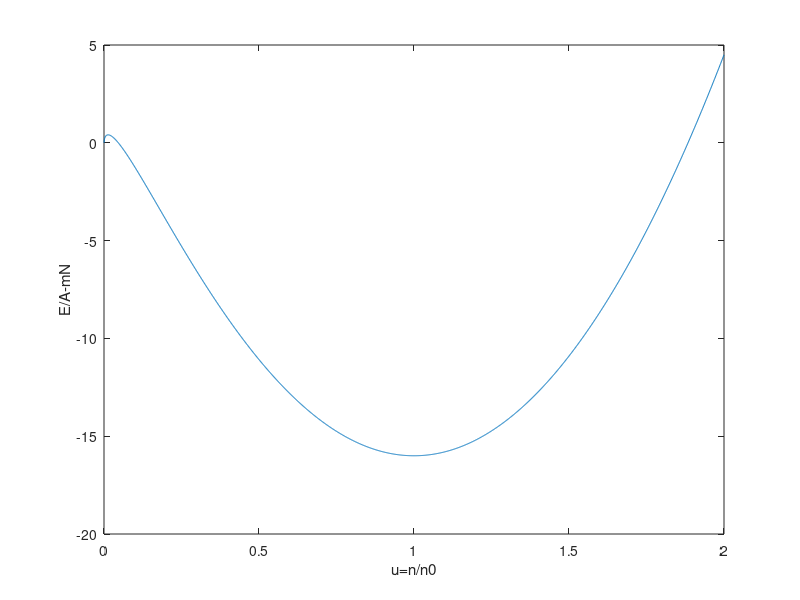

The MATLAB script that drew this image:
function svar = symmetricnuclearplot()

EF=22.1; %MeV
A=-126.0631; %MeV
B=73.2298; %MeV
sigma=1.9372
%particle density
u=[0:0.001:2];
%energy per particle less its rest mass
svar=EF*u.^(2/3)+(A.*u)/2+(B*(u.^(sigma)))/(sigma+1);
plot(u,svar);
xlabel('u=n/n0')
ylabel('E/A-mN')
